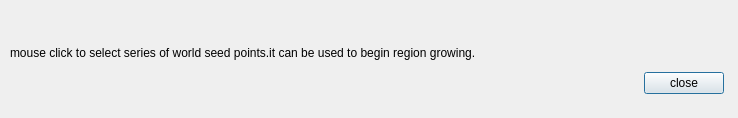
<?xml version="1.0" encoding="UTF-8"?>
<ui version="4.0">
 <class>RegionGrowingDialog</class>
 <widget class="QDialog" name="RegionGrowingDialog">
  <property name="geometry">
   <rect>
    <x>0</x>
    <y>0</y>
    <width>738</width>
    <height>118</height>
   </rect>
  </property>
  <property name="windowTitle">
   <string>Region Growing</string>
  </property>
  <widget class="QWidget" name="">
   <property name="geometry">
    <rect>
     <x>10</x>
     <y>40</y>
     <width>714</width>
     <height>54</height>
    </rect>
   </property>
   <layout class="QVBoxLayout" name="verticalLayout">
    <item>
     <widget class="QLabel" name="tipLabel">
      <property name="text">
       <string>mouse click to select series of world seed points.it can be used to begin region growing.</string>
      </property>
     </widget>
    </item>
    <item>
     <layout class="QHBoxLayout" name="horizontalLayout">
      <item>
       <spacer name="horizontalSpacer">
        <property name="orientation">
         <enum>Qt::Horizontal</enum>
        </property>
        <property name="sizeHint" stdset="0">
         <size>
          <width>40</width>
          <height>20</height>
         </size>
        </property>
       </spacer>
      </item>
      <item>
       <widget class="QPushButton" name="closeButton">
        <property name="text">
         <string>close</string>
        </property>
       </widget>
      </item>
     </layout>
    </item>
   </layout>
  </widget>
 </widget>
 <resources/>
 <connections/>
</ui>
